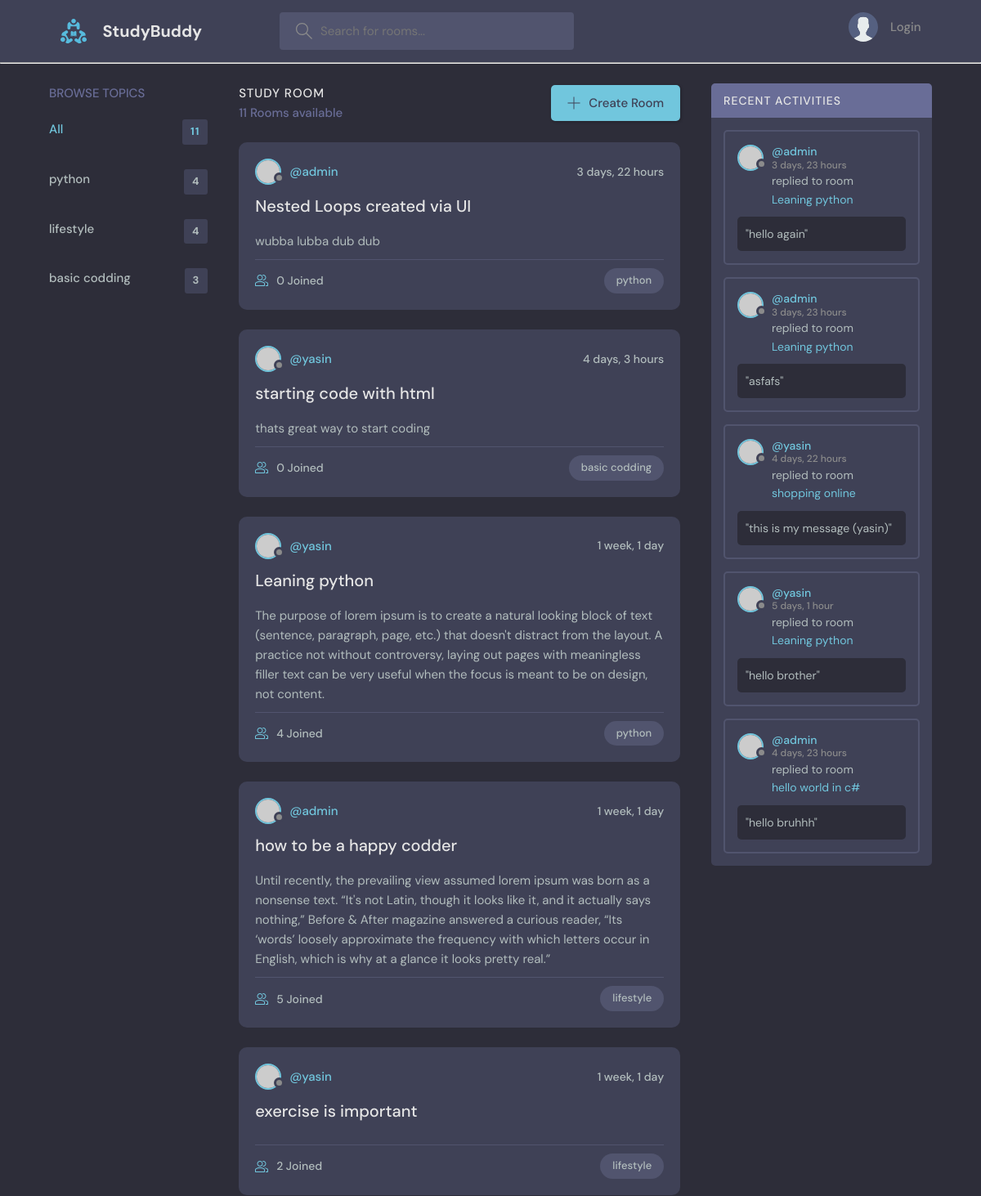
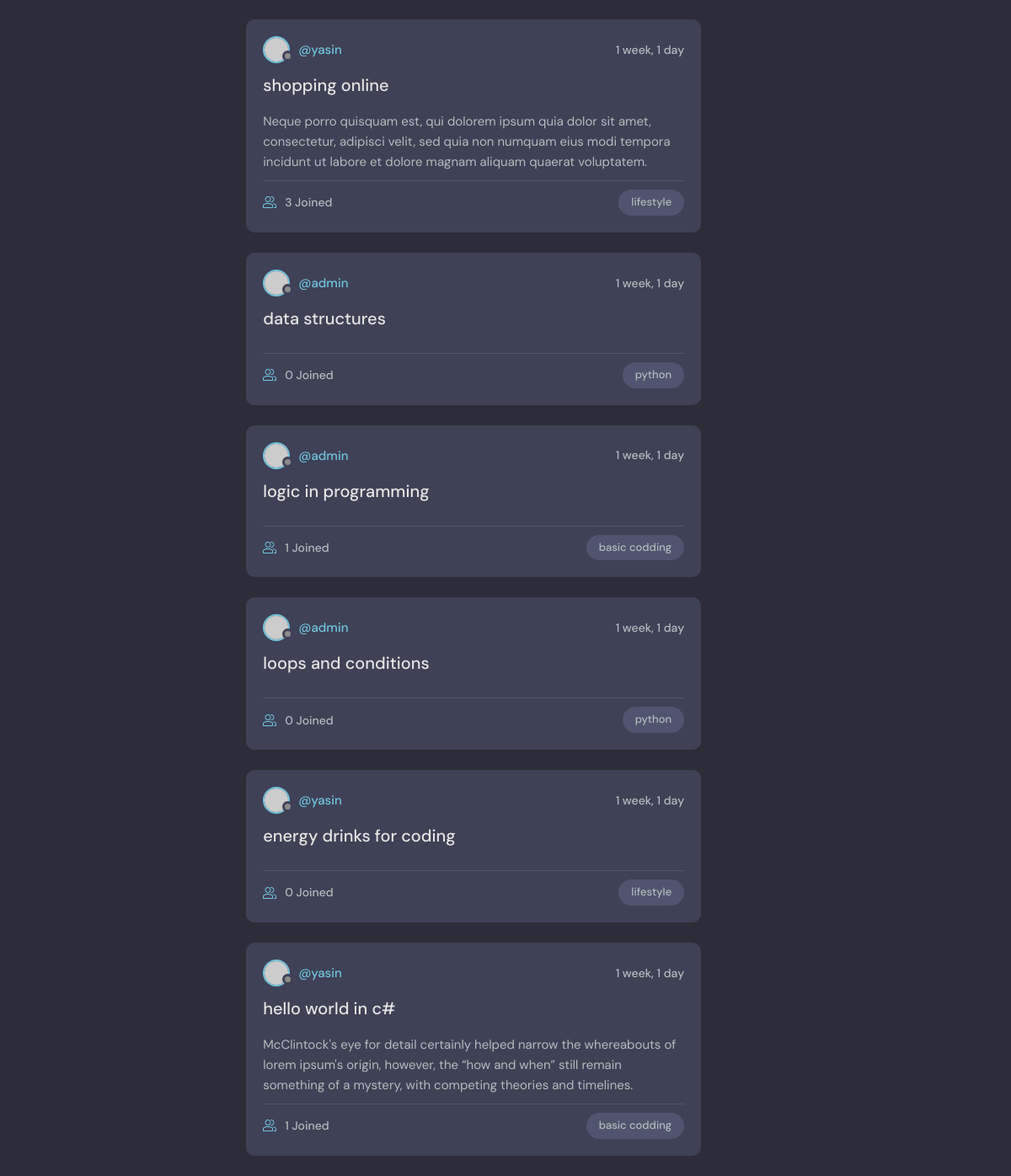
Before: / with the older database file (2 pictures, top to bottom).
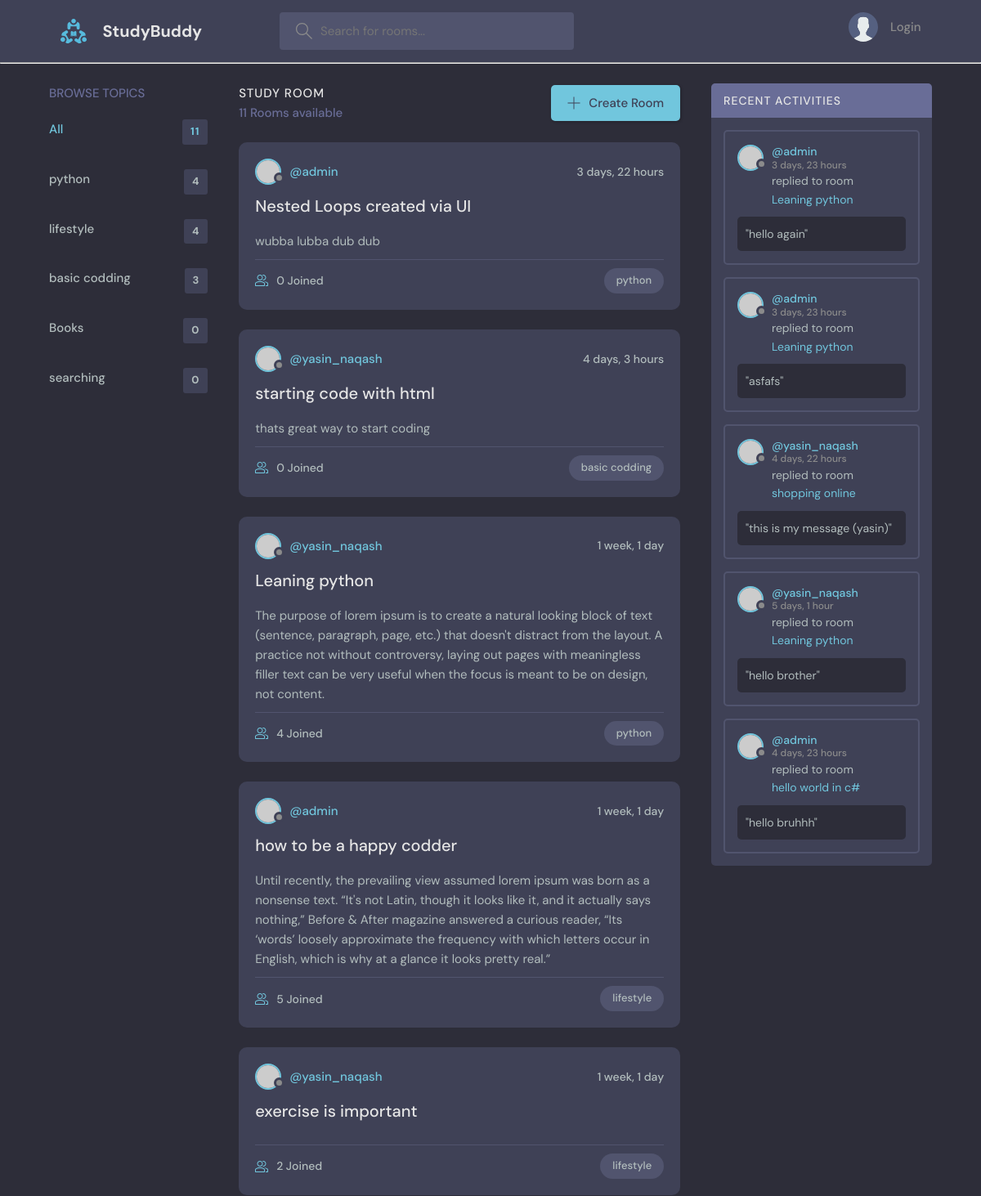
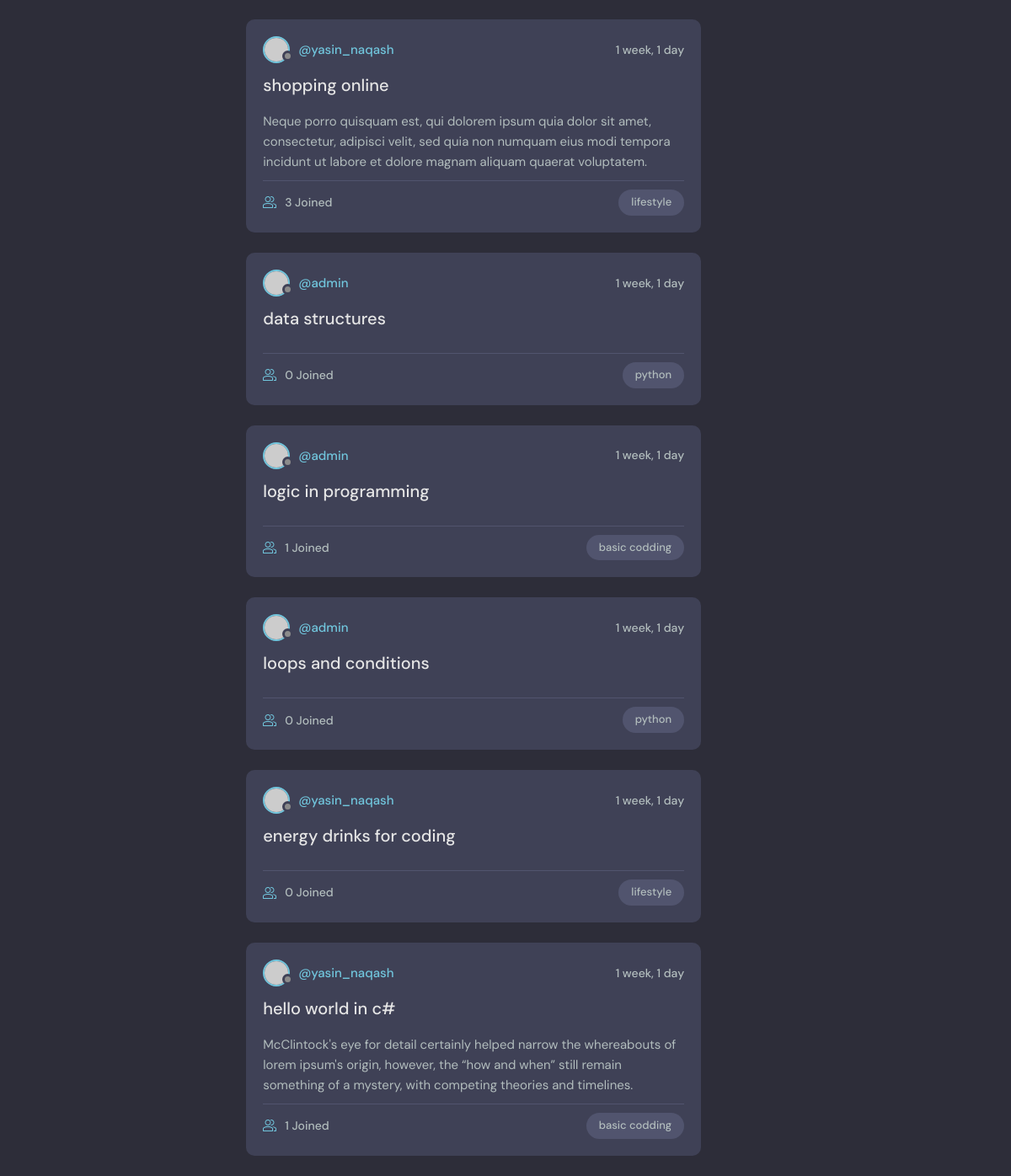
After: the same page with the newer database file (2 pictures, top to bottom).
### base/models.py (models this page shows)
class Topic(models.Model):
    name = models.CharField(max_length=200)
    def __str__ (self):
        return self.name

class Room(models.Model):
    host = models.ForeignKey(User, on_delete=models.SET_NULL,null=True)
    topic = models.ForeignKey('Topic', on_delete=models.SET_NULL,null=True)
    name = models.CharField(max_length=200)
    description = models.TextField(null=True,blank=True)
    participants = models.ManyToManyField(User,related_name='participants',blank=True)
    updated = models.DateTimeField(auto_now=True)
    created = models.DateTimeField(auto_now_add=True)
    class Meta:
        ordering = ['-updated','-created']
    def __str__(self) -> str:
        return self.name

class Message(models.Model):
    user = models.ForeignKey(User,on_delete=models.CASCADE,null=True)
    room = models.ForeignKey(Room,on_delete=models.CASCADE,null=True)
    body = models.TextField()
    updated = models.DateTimeField(auto_now=True)
    created = models.DateTimeField(auto_now_add=True)
    class Meta:
        ordering = ['-updated','-created']
    def __str__ (self):
        return self.body[0:50]

### base/views.py (the view)
# urls.py: path('',views.home,name='homeurl'),
def home(request):
    q = request.GET.get('q') if request.GET.get('q') != None else ''
    recent_messages=Message.objects.filter(Q(room__topic__name__icontains=q))[:5]
    rooms = Room.objects.filter(Q(topic__name__icontains = q) |
                                Q(description__icontains = q) |
                                Q(name__icontains = q))
    topics = Topic.objects.all()
    rooms_count = rooms.count()
    context = {'topics':topics,'rooms':rooms,'rooms_count':rooms_count,'recent_messages':recent_messages}
    return render(request,'base/home.html',context)

### base/templates/base/home.html (shortened to what this page needs)
{% extends 'main.html' %}
{% block content %}
    <main class="layout layout--3">
      <div class="container">
        {% include 'base/topics_component.html' %}
        <div class="roomList">
          <div class="roomList__header">
            <div>
              <h2>Study Room</h2>
              <p>{{rooms_count}} Rooms available</p>
            </div>
            <a class="btn btn--main" href="{% url 'createroomurl' %}">
              <svg version="1.1" xmlns="http://www.w3.org/2000/svg" width="32" height="32" viewBox="0 0 32 32">
                <title>add</title>
                <path
                  d="M16.943 0.943h-1.885v14.115h-14.115v1.885h14.115v14.115h1.885v-14.115h14.115v-1.885h-14.115v-14.115z"
                ></path>
              </svg>
              Create Room
            </a>
          </div>
          {% include 'base/feed_component.html' %}
        </div>
        <div class="activities">
          <div class="activities__header">
            <h2>Recent Activities</h2>
          </div>
          {% include 'base/activity_component.html' %}
        </div>
      </div>
    </main>
{% endblock %}

### base/templates/base/topics_component.html
<div class="topics">
    <div class="topics__header">
      <h2>Browse Topics</h2>
    </div>
    <ul class="topics__list">
      <li>
        <a href="{% url 'homeurl' %}" class="active">All <span>{{rooms.count}}</span></a>
      </li>
      {% for topic in topics %}
        <li>
            <a href="{% url 'homeurl' %}?q={{topic.name}}">{{topic.name}}<span>{{topic.room_set.all.count}}</span></a>
        </li>
        {% endfor %}
    </ul>
  </div>

### base/templates/base/feed_component.html (shortened to what this page needs)
        {% for room in rooms %}
        <div class="roomListRoom">
                <div class="roomListRoom__header">
                  <a href="{% url 'profileurl' room.host.id %}" class="roomListRoom__author">
                    <div class="avatar avatar--small">
                      <img src="https://randomuser.me/api/portraits/women/11.jpg" />
                    </div>
                    <span>@{{room.host.username}}</span>
                  </a>
                  <div class="roomListRoom__actions">
                    <span>{{room.created|timesince}}</span>
                  </div>
                </div>
                <div class="roomListRoom__content">
                  <a href="{% url 'roomurl' room.id %}">{{room.name}}</a>
                  <p>
                        {{room.description}}
                  </p>
                </div>
                <div class="roomListRoom__meta">
                  <a href="{% url 'roomurl' room.id %}" class="roomListRoom__joined">
                    {{room.participants.all.count}} Joined
                  </a>
                  <p class="roomListRoom__topic">{{room.topic}}</p>
                </div>
              </div>
              {% endfor %}

### base/templates/base/activity_component.html (shortened to what this page needs)
{% for recent_message in recent_messages %}
<div class="activities__box">
    <div class="activities__boxHeader roomListRoom__header">
      <a href="{% url 'profileurl' recent_message.room.host.id %}" class="roomListRoom__author">
        <div class="avatar avatar--small">
          <img src="https://randomuser.me/api/portraits/women/11.jpg" />
        </div>
        <p>
          @{{recent_message.user}}
          <span>{{recent_message.created|timesince}}</span>
        </p>
      </a>
    </div>
    <div class="activities__boxContent">
      <p>replied to room<a href="{% url 'roomurl' recent_message.room.id %}">{{recent_message.room}}</a></p>
      <div class="activities__boxRoomContent">
        "{{recent_message}}"
      </div>
    </div>
  </div>
  {% endfor %}

Changed rows visible on the page:
added Topic: name "Books", room_set.all.count "0"
added Topic: name "searching", room_set.all.count "0"
changed through a linked row, Room "starting code with html": host.username "yasin" → "yasin_naqash"
changed through a linked row, Room "Leaning python": host.username "yasin" → "yasin_naqash"
changed through a linked row, Room "exercise is important": host.username "yasin" → "yasin_naqash"
changed through a linked row, Room "shopping online": host.username "yasin" → "yasin_naqash"
changed through a linked row, Room "energy drinks for coding": host.username "yasin" → "yasin_naqash"
changed through a linked row, Room "hello world in c#": host.username "yasin" → "yasin_naqash"
changed through a linked row, Message "this is my message (yasin)": user "yasin" → "yasin_naqash"
changed through a linked row, Message "hello brother": user "yasin" → "yasin_naqash"
